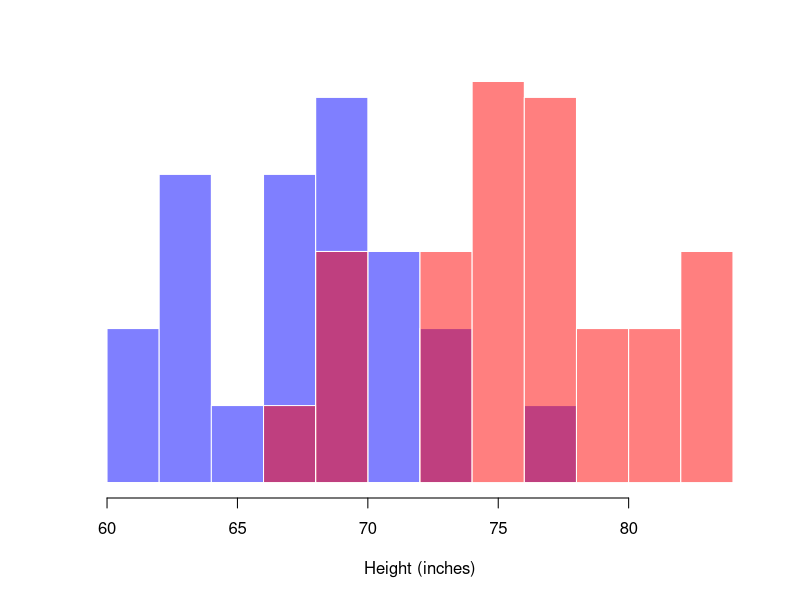
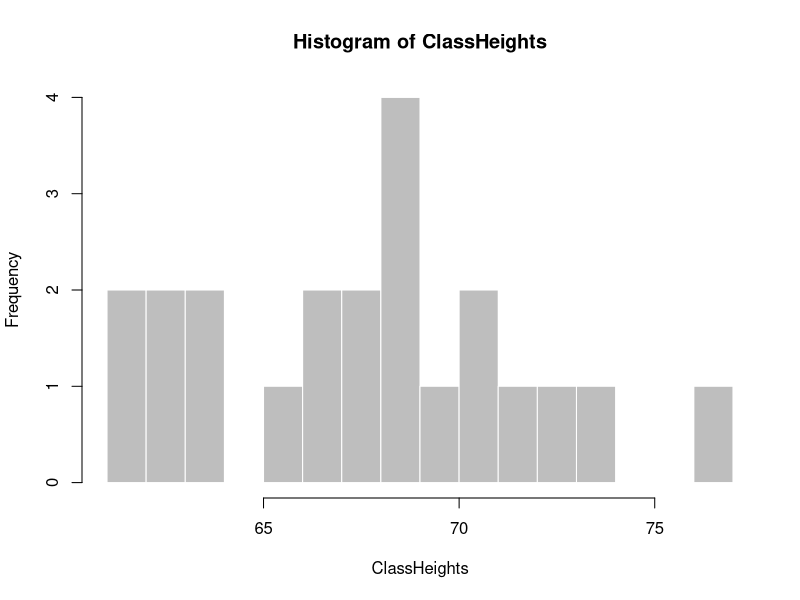
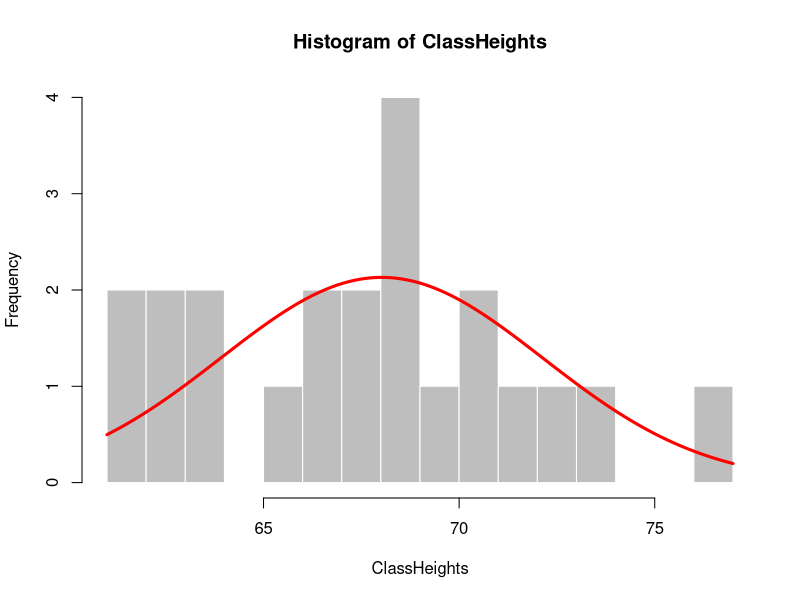
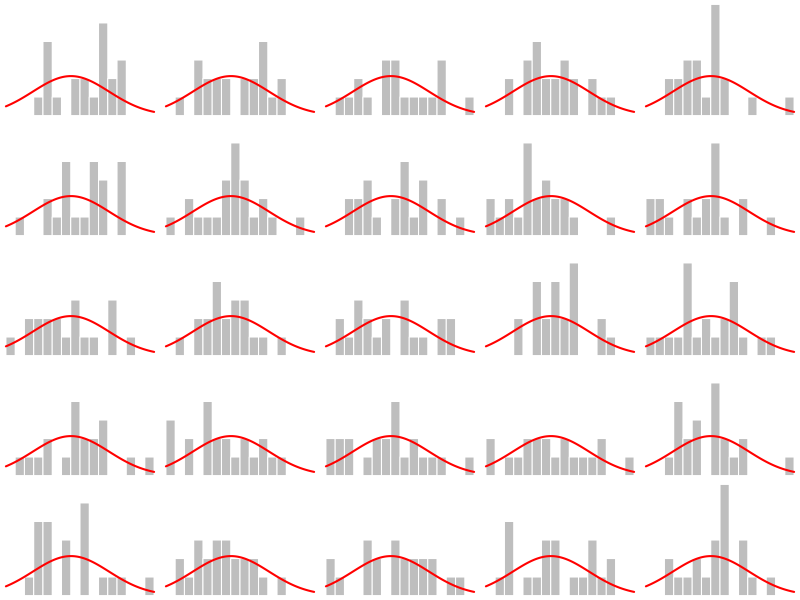
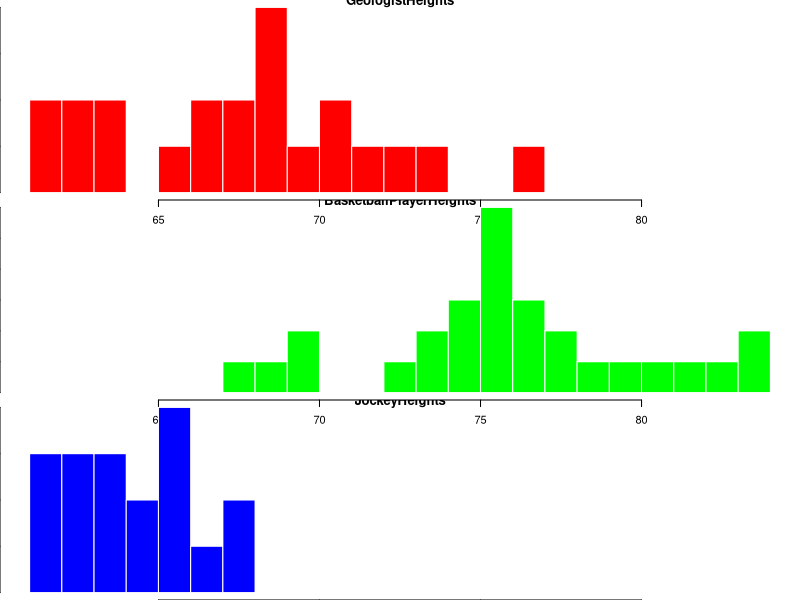
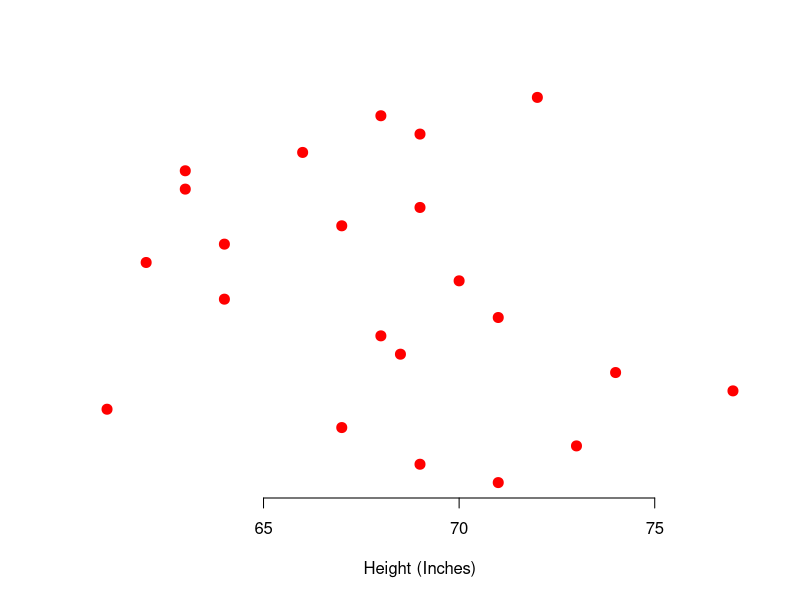
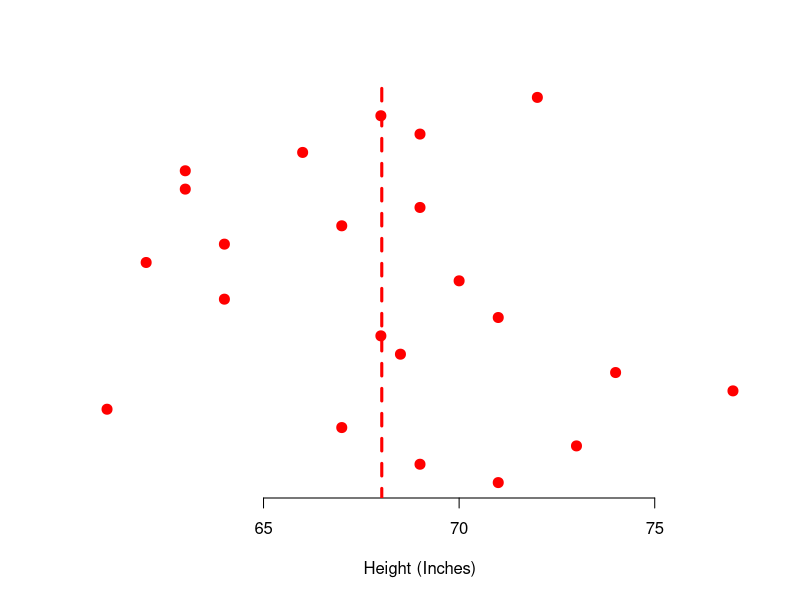
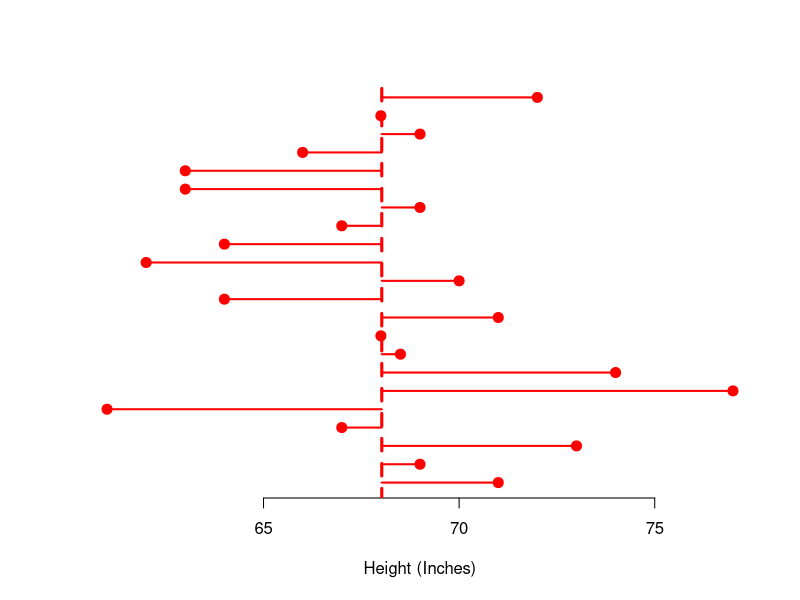

Write the R code that produced these figures, in order.
ClassHeights <- c("5'11\"", "5'9\"", "6'1\"", "5'7\"", "5'1\"", "6'5\"", "6'2\"", "5'8.5\"", "5'8\"", "5'11\"", "5'4\"", "5'10\"", "5'2\"", "5'4\"", "5'7\"", "5'9\"", "5'3\"", "5'3\"", "5'6\"", "5'9\"", "5'8\"", "6'0\"")


ClassHeights <- matrix(as.numeric(unlist(strsplit(ClassHeights, split = "\"|'"))), ncol = 2, byrow = TRUE)

ClassHeights <- (ClassHeights[, 1] * 12) + ClassHeights[, 2]

pdf("/Users/eargtl/Documents/Teaching/University of Leeds/SOEE1475/2019-2020/Class Heights.pdf", width = 10, height = 7)


hist(ClassHeights, breaks = min(ClassHeights):max(ClassHeights), border = 0, col = "Grey")

hist(ClassHeights, breaks = min(ClassHeights):max(ClassHeights), border = 0, col = "Grey")

FittedNormal <- dnorm(x = seq(from = min(ClassHeights), to = max(ClassHeights), length.out = 1000), mean = mean(ClassHeights), sd = sd(ClassHeights))

points(x = seq(from = min(ClassHeights), to = max(ClassHeights), length.out = 1000), y = FittedNormal * length(ClassHeights), type = "l", col = "Red", lwd = 3)




RandomlyGeneratedHeights <- list()

for(i in 1:25) {
  if(i != 18) {
    RandHeights <- rnorm(length(ClassHeights), mean = mean(ClassHeights), sd = sd(ClassHeights))
    RandHeights <- RandHeights[intersect(which(RandHeights >= min(ClassHeights)), which(RandHeights <= max(ClassHeights)))]
    RandomlyGeneratedHeights[[i]] <- RandHeights
  } else {
    RandomlyGeneratedHeights[[i]] <- ClassHeights
  }
}


par(mfrow = c(5, 5), mar = c(0,0,0,0))

for(i in 1:25) {
  
  hist(RandomlyGeneratedHeights[[i]], breaks = min(ClassHeights):max(ClassHeights), ylim = c(0, max(unlist(lapply(lapply(lapply(lapply(RandomlyGeneratedHeights, hist, plot = FALSE, breaks = min(ClassHeights):max(ClassHeights)), '[', "counts"), unlist), max)))), axes = FALSE, xlab = NULL, ylab = NULL, main = NULL, border = 0, col = "Grey")
  points(x = seq(from = min(ClassHeights), to = max(ClassHeights), length.out = 1000), y = FittedNormal * length(ClassHeights), type = "l", col = "Red", lwd = 2)
}




#hist(x = ClassHeights, col = rgb(1, 0, 0, 0.5), add = TRUE, breaks = min(ClassHeights):max(ClassHeights))

BullsHeights <- c("6'3\"", "6'4\"", "6'4\"", "6'4\"", "6'9\"", "6'6\"", "6'5\"", "7'0\"", "7'0\"", "6'10\"", "6'4\"", "6'3\"", "6'6\"", "6'7\"", "6'11\"", "6'8\"")
SkyHeights <- c("6'3\"", "6'4\"", "6'1\"", "6'5\"", "5'10\"", "6'2\"", "6'5\"", "6'2\"", "6'4\"", "5'9\"", "5'10\"", "5'8\"")
KentuckyDerbyHeights <- c("5'4\"", "5'5\"", "5'2\"", "5'3\"", "5'4\"", "5'8\"", "5'6\"", "5'1\"", "5'2\"", "5'6\"", "5'3\"", "5'7\"", "5'5\"", "5'4\"", "5'8\"", "5'6\"", "5'6\"", "5'3\"")

BullsHeights <- (as.numeric(unlist(lapply(strsplit(BullsHeights, "\"|'"), '[', 1))) * 12) + as.numeric(unlist(lapply(strsplit(BullsHeights, "\"|'"), '[', 2)))
SkyHeights <- (as.numeric(unlist(lapply(strsplit(SkyHeights, "\"|'"), '[', 1))) * 12) + as.numeric(unlist(lapply(strsplit(SkyHeights, "\"|'"), '[', 2)))
KentuckyDerbyHeights <- (as.numeric(unlist(lapply(strsplit(KentuckyDerbyHeights, "\"|'"), '[', 1))) * 12) + as.numeric(unlist(lapply(strsplit(KentuckyDerbyHeights, "\"|'"), '[', 2)))

ANOVAData <- list()

ANOVAData[["GeologistHeights"]] <- ClassHeights
ANOVAData[["BasketballPlayerHeights"]] <- c(BullsHeights, SkyHeights)
ANOVAData[["JockeyHeights"]] <- KentuckyDerbyHeights

par(mfrow = c(3, 1))
for(i in 1:3) hist(ANOVAData[[i]], xlim = c(min(unlist(ANOVAData)), max(unlist(ANOVAData))), breaks = min(unlist(ANOVAData)):max(unlist(ANOVAData)), main = names(ANOVAData)[i], col = rainbow(3)[i], border = 0, xlab = "Height (inches)")



dev.off()



pdf("/Users/eargtl/Documents/Teaching/University of Leeds/SOEE1475/2019-2020/VarianceExample.pdf", width = 10, height = 7)

plot(x = ClassHeights, y = c(1:length(ClassHeights)), pch = 20, col = "Red", cex = 2, xlab = "Height (Inches)", axes = FALSE, ylab = "")
axis(side = 1)

plot(x = ClassHeights, y = c(1:length(ClassHeights)), pch = 20, col = "Red", cex = 2, xlab = "Height (Inches)", axes = FALSE, ylab = "")
axis(side = 1)
lines(x = rep(mean(ClassHeights), 2), y = c(0, length (ClassHeights) + 1), lwd = 3, lty = 2, col = "Red")

plot(x = ClassHeights, y = c(1:length(ClassHeights)), pch = 20, col = "Red", cex = 2, xlab = "Height (Inches)", axes = FALSE, ylab = "")
axis(side = 1)
lines(x = rep(mean(ClassHeights), 2), y = c(0, length (ClassHeights) + 1), lwd = 3, lty = 2, col = "Red")
for(i in 1:length(ClassHeights)) lines(x = c(ClassHeights[i], mean(ClassHeights)), y = c(i, i), col = "Red", lwd = 2)

plot(x = (ClassHeights - mean(ClassHeights)) ^ 2, y = c(1:length(ClassHeights)), pch = 20, col = "Red", cex = 2, xlab = "Height (Inches) - Squared distance from mean", axes = FALSE, ylab = "")
axis(side = 1)
lines(x = rep(0, 2), y = c(0, length(ClassHeights) + 1), lwd = 3, lty = 2, col = "Red")
for(i in 1:length(ClassHeights)) lines(x = c(0, (ClassHeights[i] - mean(ClassHeights)) ^ 2), y = c(i, i), col = "Red", lwd = 2)

dev.off()

minheight <- min(c(ANOVAData[["GeologistHeights"]], ANOVAData[["BasketballPlayerHeights"]]))
maxheight <- max(c(ANOVAData[["GeologistHeights"]], ANOVAData[["BasketballPlayerHeights"]]))
minheight <- floor(minheight / 2) * 2
maxheight <- ceiling(maxheight / 2) * 2
histbreaks <- seq(from = minheight, to = maxheight, length.out = ((maxheight - minheight) / 2) + 1)

GeolHeights <- ANOVAData[["GeologistHeights"]]
BasketHeights <- ANOVAData[["BasketballPlayerHeights"]]
t.test(x = GeolHeights, y = BasketHeights)


hist(ANOVAData[["GeologistHeights"]], breaks = histbreaks, border = 0, col = rgb(0, 0, 1, 0.5), axes = FALSE, main = "", xlab = "Height (inches)", ylab = "")
hist(ANOVAData[["BasketballPlayerHeights"]], breaks = histbreaks, add = TRUE, col = rgb(1, 0, 0, 0.5), border = 0)
axis(side = 1)

#t.test(y1,y2)

